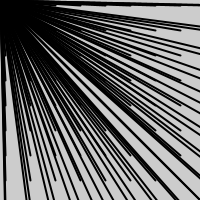
Frame 1 (no input)
Frame 60 (the mouse pressed at the canvas centre just before this capture): identical to frame 1, image omitted
Frame 120 (the mouse held since frame 60 and released just before this capture): identical to frame 1, image omitted

The Processing sketch that drew this single still picture (run headless with seeded random() and noise(); from frame 60 on, the mouse is pressed at the canvas centre):

// Processing sketch: processing_93113
// ── processing_93113.pde

void setup (){
size (200,200);
background (255);
}

void draw()
{
  background(204);
  fill (0);
  strokeWeight (2);
  for (int mouseX=5; mouseX <250; mouseX=mouseX+25) 
  for (int mouseY= 5; mouseY <250; mouseY= mouseY+25)
  line(0,0, mouseX, mouseY);
 
}
